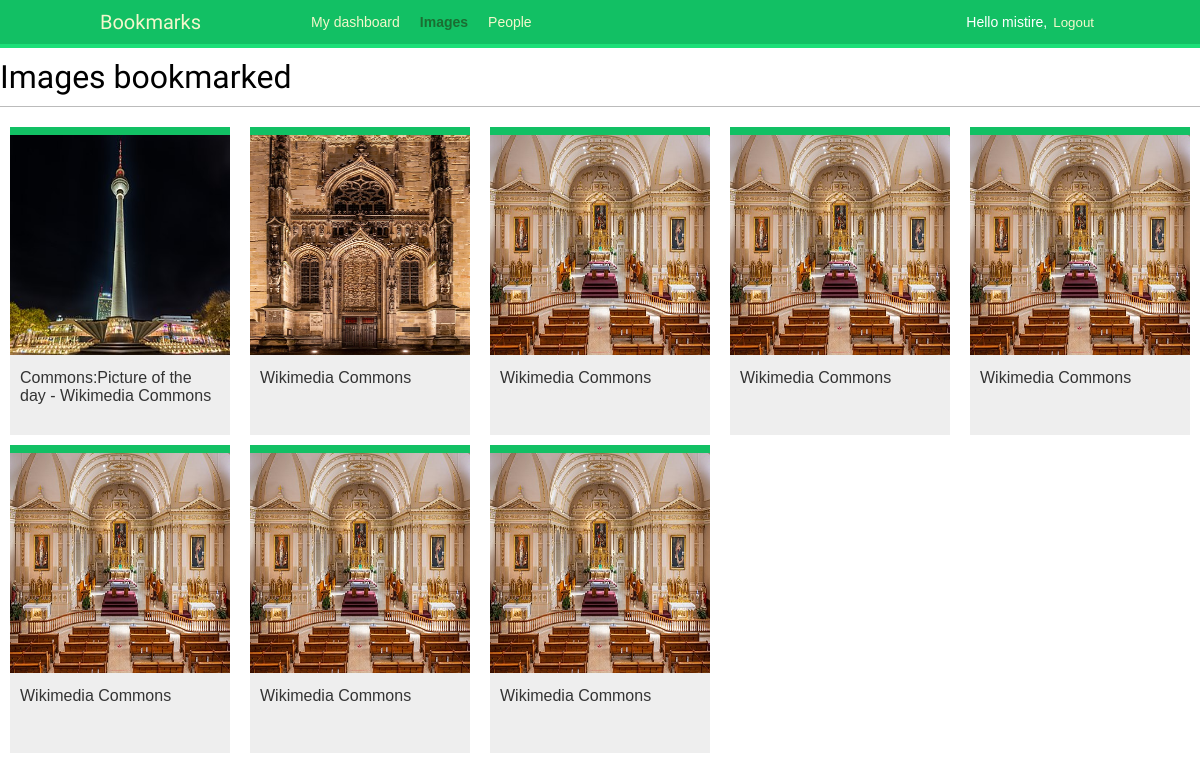
The app's page /images/ (signed in) with its own data.
### images/models.py (models this page shows, shortened)
class Image(models.Model):
  user = models.ForeignKey(
    settings.AUTH_USER_MODEL,
    related_name='images_created',
    on_delete=models.CASCADE
  )
  title = models.CharField(max_length=200)
  slug = models.SlugField(max_length=200, blank=True)
  url = models.URLField(max_length=2000)
  image = models.ImageField(upload_to='images/%Y/%m/%d')
  description = models.TextField(blank=True)
  created = models.DateTimeField(auto_now_add=True)
  users_like = models.ManyToManyField(
    settings.AUTH_USER_MODEL,
    related_name='images_liked',
    blank=True
  )
  total_likes = models.PositiveIntegerField(default=0)
  class Meta:
    indexes = [
      models.Index(fields=['-created']),
      models.Index(fields=['-total_likes']),
    ]
    ordering = ['-created']
  def get_absolute_url(self):
    return reverse('images:detail', args=[self.id, self.slug])

### images/views.py (the view)
# urls.py: path('', views.image_list, name='list'),
@login_required
def image_list(request):
  images = Image.objects.all()
  paginator = Paginator(images, 8)
  page = request.GET.get('page')
  images_only = request.GET.get('images_only')
  try:
    images = paginator.page(page)
  except PageNotAnInteger:
    images = paginator.page(1)
  except EmptyPage:
    if images_only:
      return HttpResponse('')
    images = paginator.page(paginator.num_pages)
  if images_only:
    return render(
      request,
      'images/image/list_images.html',
      {'section': 'images', 'images': images}
    )
  return render(
    request,
    'images/image/list.html',
    {'section': 'images', 'images': images}
  )

### images/templates/images/image/list.html (shortened to what this page needs)
{% extends "base.html" %}
{% block content %}
  <h1>Images bookmarked</h1>
  <div id="image-list">
    {% include "images/image/list_images.html" %}
  </div>
{% endblock %}

### account/templates/base.html (shortened to what this page needs)
{% load static %}
<!DOCTYPE html>
<html lang="en">
<head>
  <link rel="stylesheet" href="{% static "css/base.css" %}">
</head>
<body>
  <div id="header">
    <span class="logo"><a href="{% url "dashboard" %}">Bookmarks</a></span>
    {% if request.user.is_authenticated %}
      <ul class="menu">
        <li {% if section == "dashboard" %}class="selected"{% endif %}>
          <a href="{% url "dashboard" %}">My dashboard</a>
        </li>
        <li {% if section == "images" %}class="selected"{% endif %}>
          <a href="{% url "images:list" %}">Images</a>
        </li>
        <li {% if section == "people" %}class="selected"{% endif %}>
          <a href="{% url "user_list" %}">People</a>
        </li>
      </ul>
    {% endif %}
    <span class="user">
      {% if request.user.is_authenticated %}
        Hello {{ request.user.first_name|default:request.user.username }},
        <form action="{% url "logout" %}" method="post">
          <button type="submit">Logout</button>
        </form>
      {% else %}
        <a href="{% url "login" %}">Log-in</a>
      {% endif %}
    </span>
  </div>
  <div class="content">
    {% block content %}
    {% endblock %}
  </div>
</body>
</html>

### images/templates/images/image/list_images.html
{% load thumbnail %}
{% for image in images %}
  <div class="image">
    <a href="{{ image.get_absolute_url }}">
      {% thumbnail image.image 300x300 crop="smart" as im %}
      <a href="{{ image.get_absolute_url }}">
        <img src="{{ im.url }}" alt="">
      </a>
    </a>
    <div class="info">
      <a href="{{ image.get_absolute_url }}" class="title">
        {{ image.title }}
      </a>
    </div>
  </div>
{% endfor %}

### account/static/css/base.css (style rules this page uses)
body { margin:0; padding:0; font-family:helvetica, sans-serif; }
a { color:#12c064; text-decoration:none; }
h1, h2, h3, h4, h5 , h6 { font-family: 'Muli', sans-serif; font-weight:normal; }
h1 { border-bottom:1px solid #bbb; padding:0 0 10px 0; margin:10px 0 20px 0; }
#header { padding:10px 100px; font-size:14px; background:#12c064; color:#fff; border-bottom:4px solid #1cdf78; overflow:auto; }
#header .logo { font-family: 'Muli', sans-serif; float:left; color:#f3f7cc; font-size:20px; margin-right:10%; }
#header ul.menu { list-style:none; float:left; margin:0; padding:0; }
#header ul.menu li { float:left; padding:4px 10px; }
#header ul.menu li.selected a, #header ul.menu li.selected a:hover { color:#1b6d32; font-weight:bold; }
#header a { color:#f3f7cc; }
#header .user { float:right; padding-top:4px; }
#header .user form { display:inline; float:right; }
#header .user button { background:none; color:#f3f7cc; border:none; cursor:pointer; float:left; display:inline; }
form { overflow:auto; }
#image-list { overflow:hidden; }
#image-list .image { float:left; width:220px; height:300px; margin:0 10px 10px 10px; border-top:8px solid #12c064; background:#eee; }
#image-list img { width:220px; height:220px; }
#image-list .info { padding:10px; }
#image-list .info a { color:#333; }

### records on screen
Image: shows a picture, title "Commons:Picture of the day - Wikimedia Commons"
Image: shows a picture, title "Wikimedia Commons"
Image: shows a picture, title "Wikimedia Commons"
Image: title "Wikimedia Commons"
Image: title "Wikimedia Commons"
Image: title "Wikimedia Commons"
Image: title "Wikimedia Commons"
Image: title "Wikimedia Commons"

### other values on screen
{{ request.user.first_name|default:request.user.username }} "mistire"
